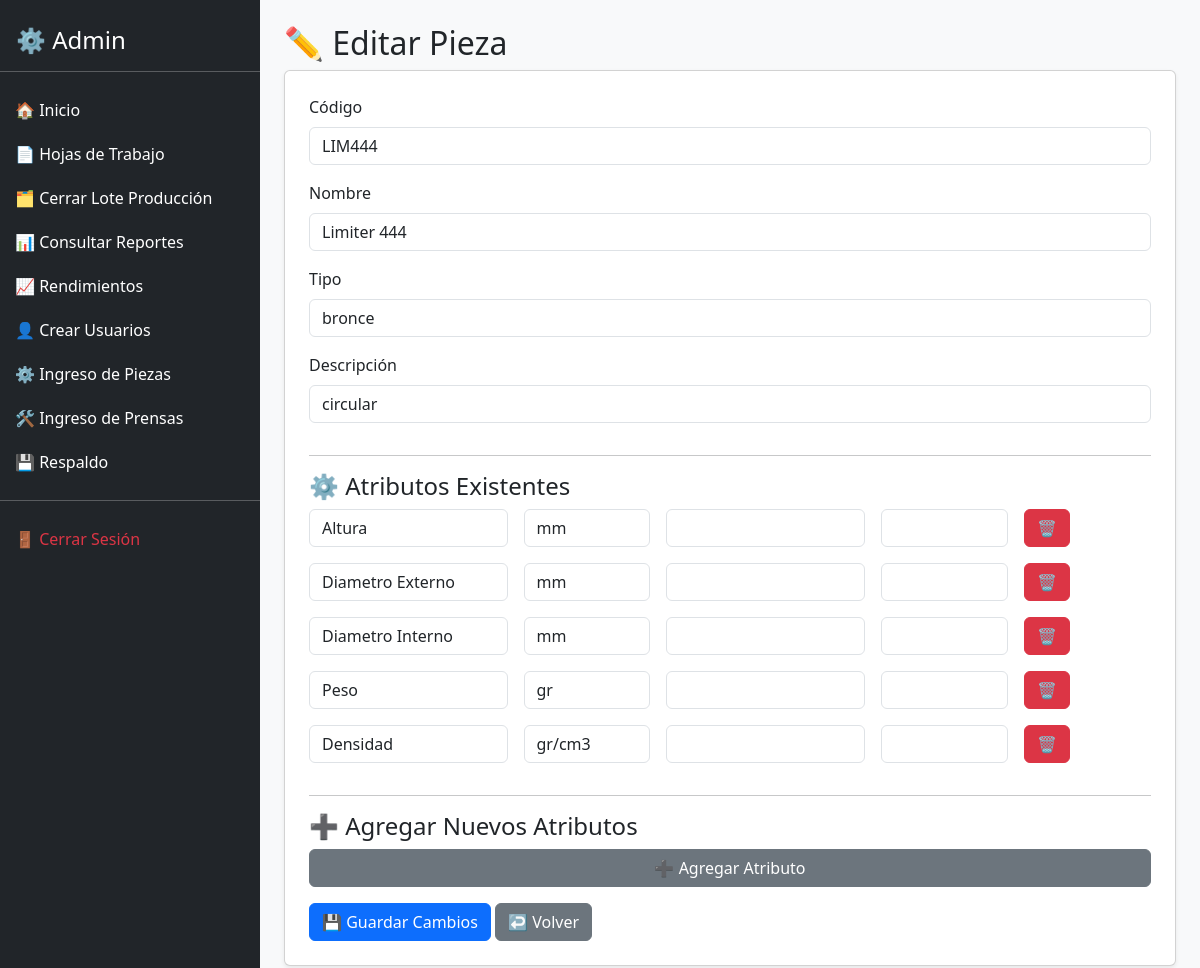
The page /editar_pieza.php?id=1 on the database its author committed.
### tables this page shows
CREATE TABLE `piezas` (
  `id` int(11) NOT NULL,
  `codigo` varchar(50) NOT NULL,
  `nombre` varchar(100) NOT NULL,
  `tipo` varchar(50) DEFAULT NULL,
  `descripcion` text DEFAULT NULL,
  `creado_at` timestamp NOT NULL DEFAULT current_timestamp()
);

CREATE TABLE `atributos_pieza` (
  `id` int(11) NOT NULL,
  `pieza_id` int(11) NOT NULL,
  `nombre_atributo` varchar(50) NOT NULL,
  `unidad` varchar(20) DEFAULT NULL,
  `valor_predeterminado` decimal(10,2) DEFAULT NULL,
  `tolerancia` decimal(10,2) DEFAULT NULL
);

### editar_pieza.php (the view, shortened to what this page needs)
<?php
include "db.php";
$pieza_id = $_GET['id'];
$stmt = $pdo->prepare("SELECT * FROM piezas WHERE id = ?");
$stmt->execute([$pieza_id]);
$pieza = $stmt->fetch(PDO::FETCH_ASSOC);
$stmt = $pdo->prepare("SELECT * FROM atributos_pieza WHERE pieza_id = ?");
$stmt->execute([$pieza_id]);
$atributos = $stmt->fetchAll(PDO::FETCH_ASSOC);
?>
<!DOCTYPE html>
<html lang="es">
<head>
    <link href="https://cdn.jsdelivr.net/npm/bootstrap@5.3.3/dist/css/bootstrap.min.css" rel="stylesheet">
</head>
<body class="bg-light">
    <?php include 'sidebar.php'; ?>
    <div class="content p-4">
        <h2>✏️ Editar Pieza</h2>
        <form method="POST" class="card p-4 shadow-sm">
            <div class="mb-3">
                <label class="form-label">Código</label>
                <input type="text" name="codigo" class="form-control"
                    value="<?= htmlspecialchars($pieza['codigo']) ?>" required>
            </div>
            <div class="mb-3">
                <label class="form-label">Nombre</label>
                <input type="text" name="nombre" class="form-control"
                    value="<?= htmlspecialchars($pieza['nombre']) ?>" required>
            </div>
            <div class="mb-3">
                <label class="form-label">Tipo</label>
                <input type="text" name="tipo" class="form-control"
                    value="<?= htmlspecialchars($pieza['tipo']) ?>" required>
            </div>
            <div class="mb-3">
                <label class="form-label">Descripción</label>
                <input type="text" name="descripcion" class="form-control"
                    value="<?= htmlspecialchars($pieza['descripcion']) ?>">
            </div>
            <hr>
            <h4>⚙️ Atributos Existentes</h4>
            <div id="atributos_existentes">
                <?php foreach ($atributos as $a): ?>
                    <div class="row g-3 mb-3 atributo-item" data-id="<?= $a['id'] ?>">
                        <div class="col-md-3">
                            <input type="text" name="atributo_nombre[]" class="form-control"
                                value="<?= htmlspecialchars($a['nombre_atributo']) ?>" required>
                        </div>
                        <div class="col-md-2">
                            <input type="text" name="atributo_unidad[]" class="form-control"
                                value="<?= htmlspecialchars($a['unidad']) ?>" required>
                        </div>
                        <div class="col-md-3">
                            <input type="number" step="any" name="atributo_valor[]" class="form-control"
                                value="<?= $a['valor_predeterminado'] ?>" required>
                        </div>
                        <div class="col-md-2">
                            <input type="number" step="any" name="atributo_tolerancia[]" class="form-control"
                                value="<?= $a['tolerancia'] ?>" required>
                        </div>
                        <div class="col-md-2">
                            <button type="button" class="btn btn-danger remove-attr">🗑️</button>
                        </div>
                    </div>
                <?php endforeach; ?>
            </div>
            <hr>
            <h4>➕ Agregar Nuevos Atributos</h4>
            <button type="button" id="addAttrNew" class="btn btn-secondary mb-3">➕ Agregar Atributo</button>
            <div>
                <button type="submit" class="btn btn-primary">💾 Guardar Cambios</button>
                <a href="ingreso_piezas.php" class="btn btn-secondary">↩️ Volver</a>
            </div>
        </form>
    </div>
</body>
</html>

### sidebar.php (style rules this page uses)
.content { margin-left: 260px; padding: 20px; }

### rows shown on the page
piezas: codigo "LIM444", nombre "Limiter 444", tipo "bronce", descripcion "circular"
atributos_pieza: nombre_atributo "Altura", unidad "mm"
atributos_pieza: nombre_atributo "Diametro Externo", unidad "mm"
atributos_pieza: nombre_atributo "Diametro Interno", unidad "mm"
atributos_pieza: nombre_atributo "Peso", unidad "gr"
atributos_pieza: nombre_atributo "Densidad", unidad "gr/cm3"
